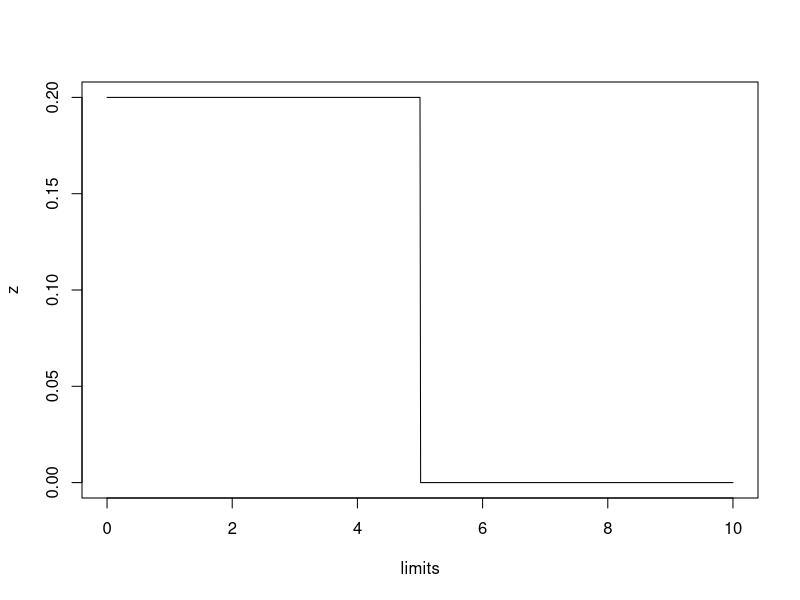
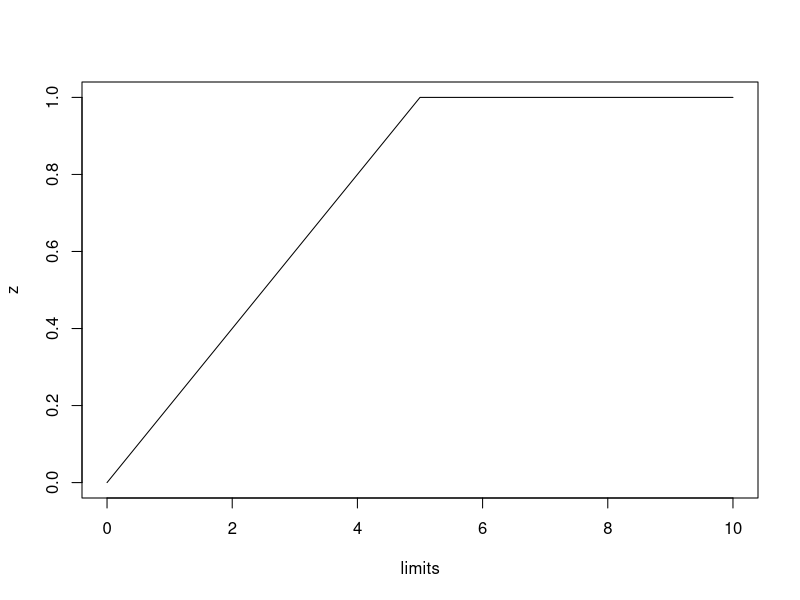
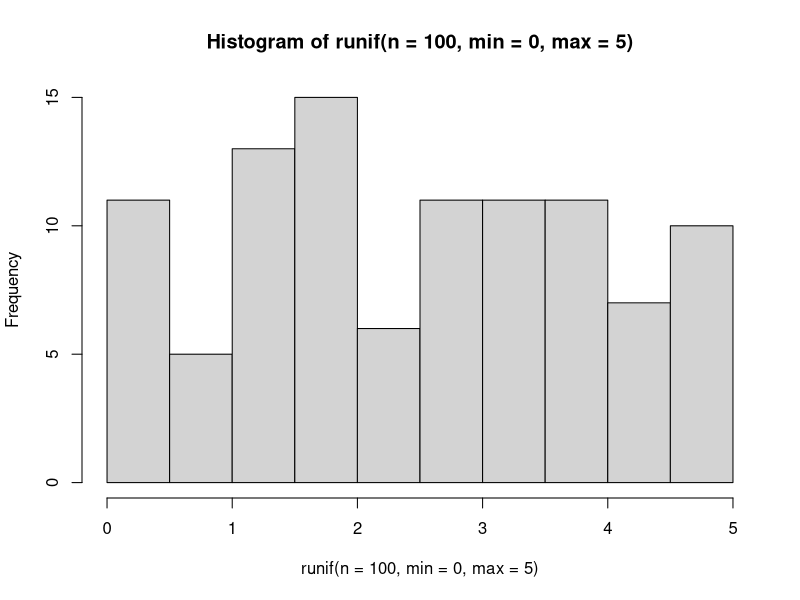
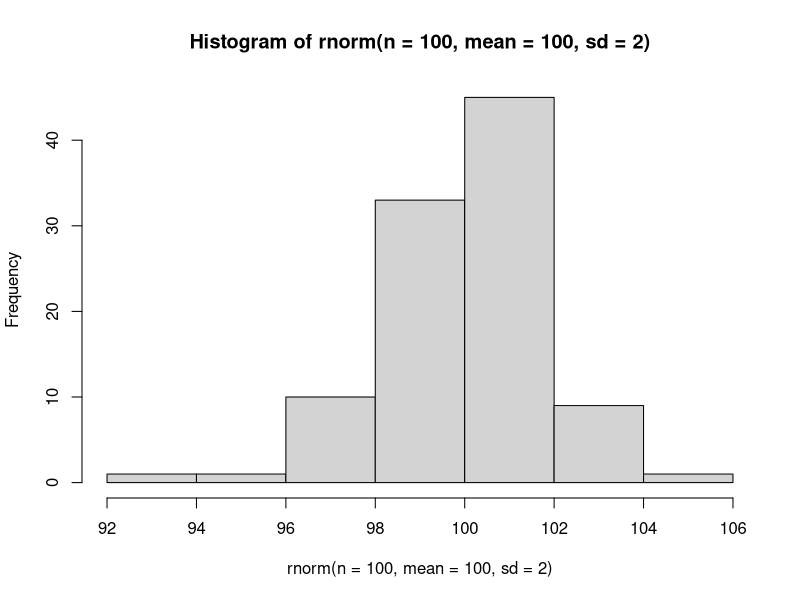
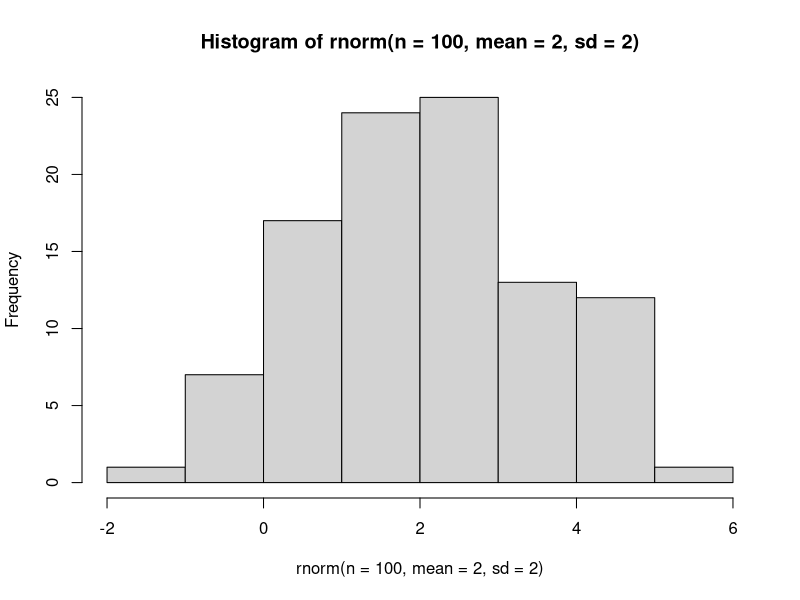
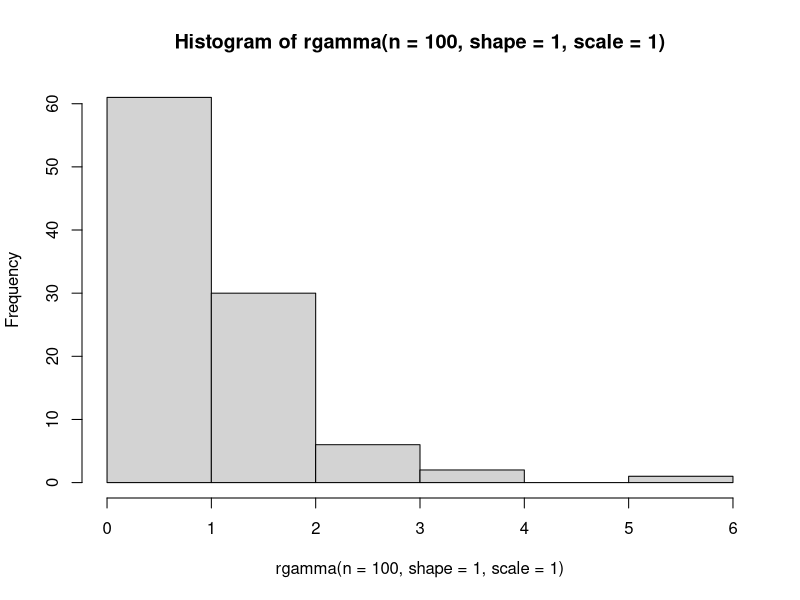
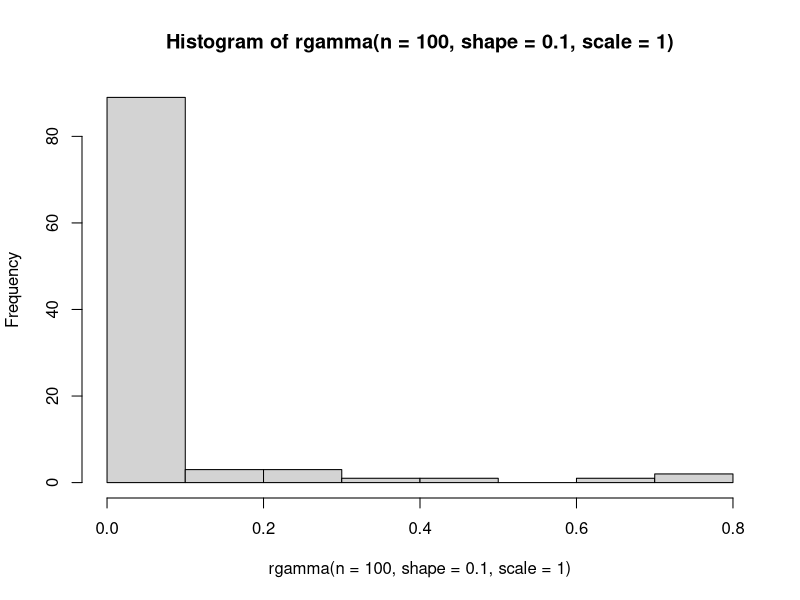
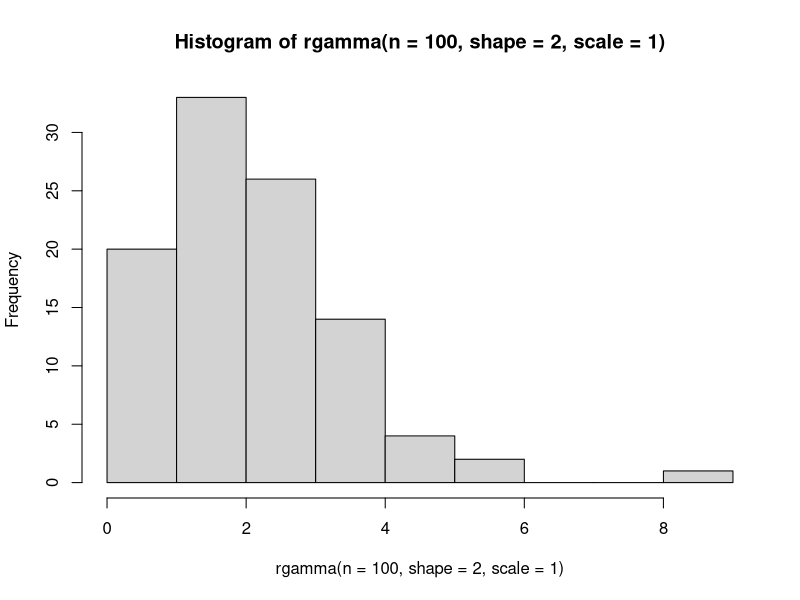

Recreate these plots in R, in order.
# Continuous probability distributions
# 24 March 2016
# NJG
#-------------------------------------------------
# uniform
# params specific minimum and maximum

# dunif for density plot
limits <- seq(0,10,by=0.01)
z <-dunif(x=limits,min=0,max=5)
names(z) <- limits
plot(x=limits, y=z,type="l",xlim=c(0,10))

#punif for cumulative density (= tail probabilities)
limits <- seq(0,10,by=0.01)
z <-punif(q=limits,min=0,max=5)
names(z) <- limits
plot(x=limits, y=z,type="l",xlim=c(0,10))

#qunif for quantiles
qunif(p=c(0.025,0.975),min=0,max=5)

#runif for random data
hist(runif(n=100,min=0,max=5))

#-------------------------------------------------
# normal 

hist(rnorm(n=100,mean=100,sd=2))

# problems with uniform when mean is small but zero is not allowed.
hist(rnorm(n=100,mean=2,sd=2))



#-------------------------------------------------
# gamma distribution, continuous positive values, but bounded at 0

hist(rgamma(n=100,shape=1,scale=1))

# shape <=1 gives a mode near zero; very small shape rounds to zero
hist(rgamma(n=100,shape=0.1,scale=1))

# large shape parameters moves towards a normal
hist(rgamma(n=100,shape=2,scale=1))

# scale parameter changes mean- and the variance!

hist(rgamma(n=100,shape=2,scale=10))
hist(rgamma(n=100,shape=2,scale=100))
hist(rgamma(n=100,shape=2,scale=1))
hist(rgamma(n=100,shape=2,scale=0.1))

# unlike the normal, the two parameters affect both mean and variance

# mean = shape*scale
# variance= shape*scale^2
